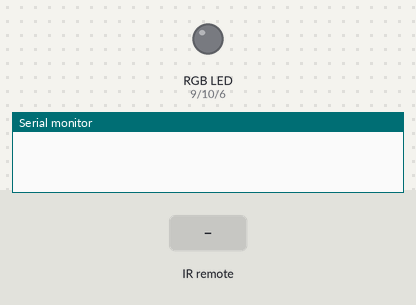
Bench run of a sketch on a simulated Arduino Uno, built with avr-gcc and run on an emulated ATmega328P. On the bench: an RGB LED mixed from three pins (HIGH = lit), the last lines printed to the serial monitor. The inputs (shaded band) are chosen by the test bench.

Above: at 1.2 s.
1.3 s: infrared code 0x0C received
At 1.6 s:
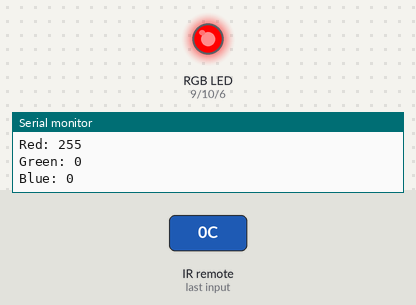
2.8 s: infrared code 0x18 received
At 4.0 s:
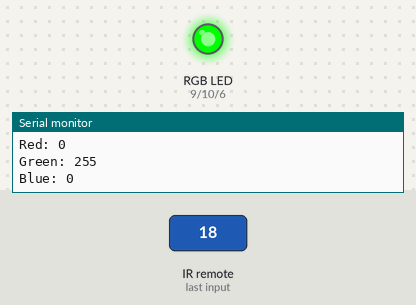
4.3 s: infrared code 0x5E received
At 5.1 s:
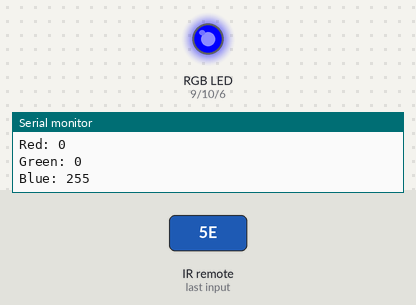
5.8 s: infrared code 0x5A received
At 6.3 s:
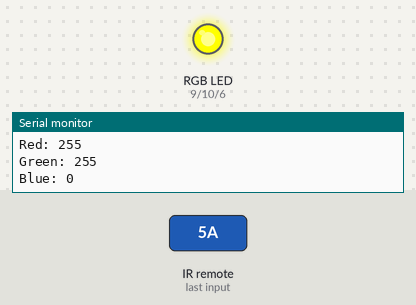
7.3 s: infrared code 0x08 received
At 8.5 s:
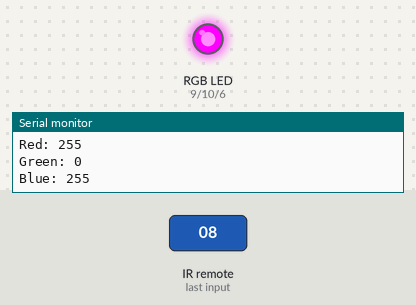
8.8 s: infrared code 0x1C received
At 9.7 s:
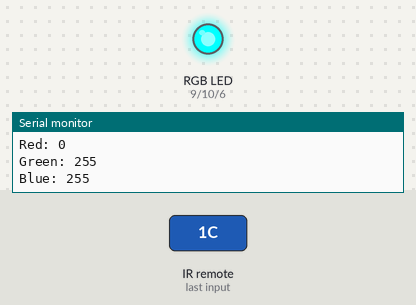
Timing chart, 0 to 11.3 s (numbered marks = the images above; inputs shaded):
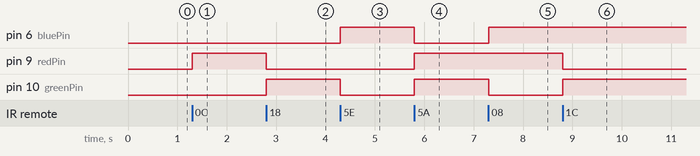

Measured:
- after the input at 1.3 s, pin 9 (redPin): LOW → HIGH at once
- after the input at 2.8 s, pin 9 (redPin): HIGH → LOW at once; pin 10 (greenPin): LOW → HIGH at once
- after the input at 4.3 s, pin 6 (bluePin): LOW → HIGH at once; pin 10 (greenPin): HIGH → LOW at once
- after the input at 5.8 s, pin 6 (bluePin): HIGH → LOW at once; pin 9 (redPin), pin 10 (greenPin): LOW → HIGH at once
- after the input at 7.3 s, pin 6 (bluePin): LOW → HIGH at once; pin 10 (greenPin): HIGH → LOW at once
- after the input at 8.8 s, pin 9 (redPin): HIGH → LOW at once; pin 10 (greenPin): LOW → HIGH at once

The sketch:

IRRGB.ino
```cpp
#include <IRremote.hpp>

// IR receiver
const int irPin = 2;

// RGB LED pins (PWM)
const int redPin = 9;
const int greenPin = 10;
const int bluePin = 6;

#define IR_RECEIVE_PIN irPin

// RGB brightness values: 0-255
int redVal = 0;
int greenVal = 0;
int blueVal = 0;

void setup() {
  pinMode(redPin, OUTPUT);
  pinMode(greenPin, OUTPUT);
  pinMode(bluePin, OUTPUT);

  Serial.begin(9600);

  // Start IR receiver
  IrReceiver.begin(IR_RECEIVE_PIN, ENABLE_LED_FEEDBACK);
}

void loop() {
  if (IrReceiver.decode()) {

    // Print received IR command
    Serial.print("Command: 0x");
    Serial.println(IrReceiver.decodedIRData.command, HEX);

    // Preset colors
    if (IrReceiver.decodedIRData.command == 0x0C) {        // Red
      redVal = 255;
      greenVal = 0;
      blueVal = 0;
    }
    else if (IrReceiver.decodedIRData.command == 0x18) {   // Green
      redVal = 0;
      greenVal = 255;
      blueVal = 0;
    }
    else if (IrReceiver.decodedIRData.command == 0x5E) {   // Blue
      redVal = 0;
      greenVal = 0;
      blueVal = 255;
    }
    else if (IrReceiver.decodedIRData.command == 0x08) {   // Magenta
      redVal = 255;
      greenVal = 0;
      blueVal = 255;
    }
    else if (IrReceiver.decodedIRData.command == 0x1C) {   // Cyan
      redVal = 0;
      greenVal = 255;
      blueVal = 255;
    }
    else if (IrReceiver.decodedIRData.command == 0x5A) {   // Yellow
      redVal = 255;
      greenVal = 255;
      blueVal = 0;
    }
    else if (IrReceiver.decodedIRData.command == 0x16) {   // White
      redVal = 255;
      greenVal = 255;
      blueVal = 255;
    }

    // Red brightness
    else if (IrReceiver.decodedIRData.command == 0x45) {   // Red -
      redVal = max(redVal - 25, 0);
    }
    else if (IrReceiver.decodedIRData.command == 0x46) {   // Red +
      redVal = min(redVal + 25, 255);
    }

    // Blue brightness
    else if (IrReceiver.decodedIRData.command == 0x40) {   // Blue +
      blueVal = min(blueVal + 25, 255);
    }
    else if (IrReceiver.decodedIRData.command == 0x44) {   // Blue -
      blueVal = max(blueVal - 25, 0);
    }

    // Green brightness
    else if (IrReceiver.decodedIRData.command == 0x15) {   // Green +
      greenVal = min(greenVal + 25, 255);
    }
    else if (IrReceiver.decodedIRData.command == 0x07) {   // Green -
      greenVal = max(greenVal - 25, 0);
    }

    // Update LED brightness
    analogWrite(redPin, redVal);
    analogWrite(greenPin, greenVal);
    analogWrite(bluePin, blueVal);

    Serial.print("Red: ");
    Serial.println(redVal);

    Serial.print("Green: ");
    Serial.println(greenVal);

    Serial.print("Blue: ");
    Serial.println(blueVal);

    // Ready for the next IR command
    IrReceiver.resume();
  }
}
```
